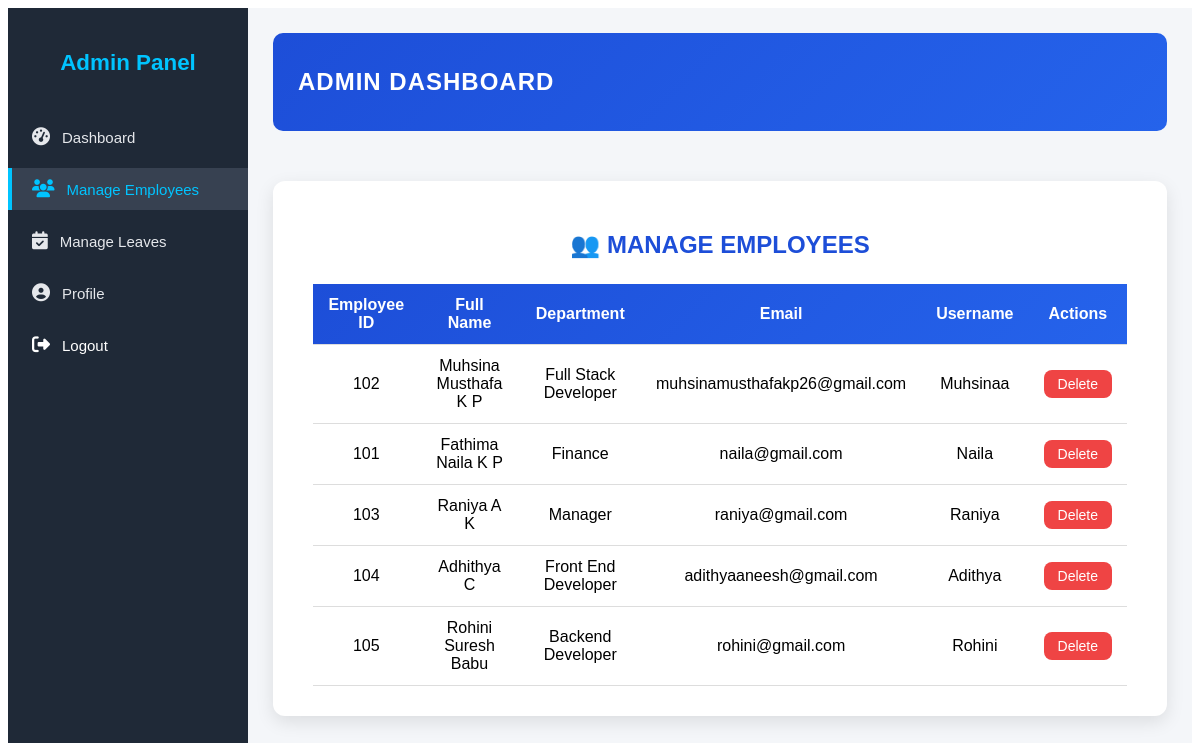
The page /dashboard/manage_employees/ (signed in) on the database as committed earlier.
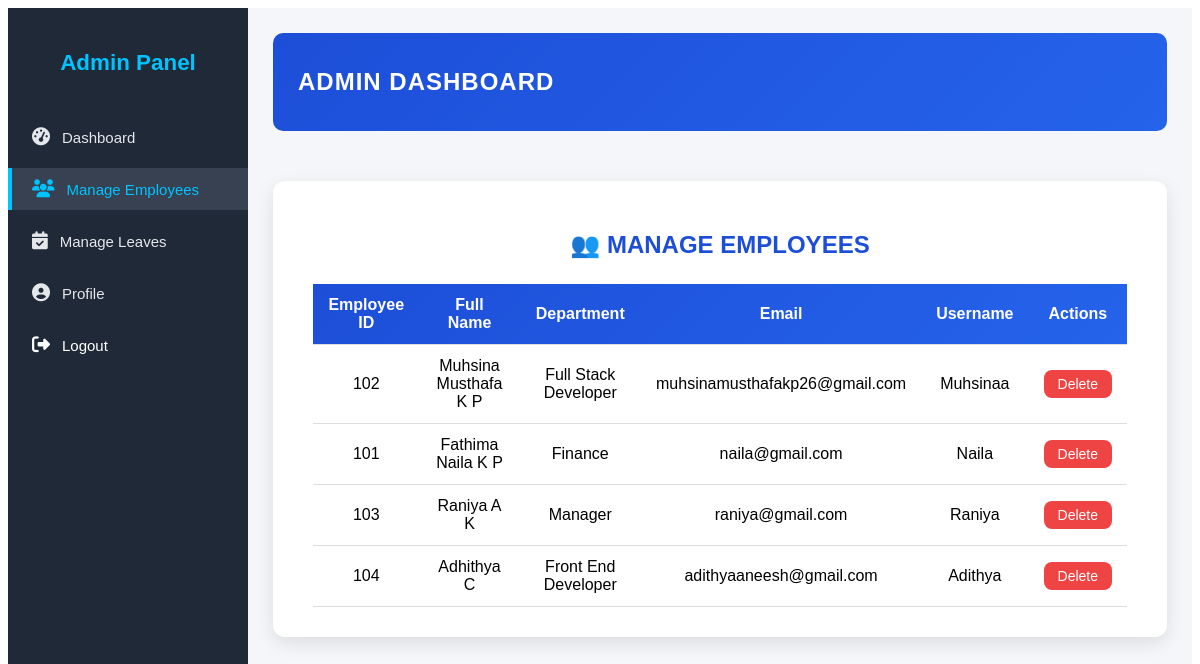
The same page on the database as committed later.
### elms/models.py (models this page shows)
class Profile(models.Model):
    full_name = models.CharField(max_length=100)
    emp_id = models.CharField(max_length=20, unique=True)
    department = models.CharField(max_length=50)
    user = models.OneToOneField(User, on_delete=models.CASCADE)

### elms/views.py (the view)
# urls.py: path('dashboard/manage_employees/', views.manage_employees, name='manage_employees'),
@login_required
@user_passes_test(is_admin)
def manage_employees(request):
    employees = Profile.objects.all()
    return render(request, 'admin/manage_employees.html', {'employees': employees})

### elms/views.py (called while the page is built)
def is_admin(user):
    return user.is_staff

### elms/templates/admin/manage_employees.html (shortened to what this page needs)
{% extends 'admin_base.html' %}
{% block content %}
<div class="manage-emp-container">
  <div class="manage-emp-card">
    <div class="manage-emp-header">
      <h2>👥 Manage Employees</h2>
    </div>
    <div class="table-responsive">
      <table class="manage-emp-table">
        <thead>
          <tr>
            <th>Employee ID</th>
            <th>Full Name</th>
            <th>Department</th>
            <th>Email</th>
            <th>Username</th>
            <th>Actions</th>
          </tr>
        </thead>
        <tbody>
          {% for emp in employees %}
          <tr>
            <td>{{ emp.emp_id }}</td>
            <td>{{ emp.full_name }}</td>
            <td>{{ emp.department }}</td>
            <td>{{ emp.user.email }}</td>
            <td>{{ emp.user.username }}</td>
            <td>
              <a
                href="{% url 'delete_employee' emp.id %}"
                class="delete-btn"
                onclick="return confirm('Are you sure you want to delete this employee?');"
              >
                Delete
              </a>
            </td>
          </tr>
          {% empty %}
          <tr>
            <td colspan="6" class="no-data">No employees found.</td>
          </tr>
          {% endfor %}
        </tbody>
      </table>
    </div>
  </div>
</div>
{% endblock %}

Rows that differ between the two databases and show on the page:
removed Profile: emp_id "105", full_name "Rohini Suresh Babu", department "Backend Developer", user.email "rohini@gmail.com", user.username "Rohini"
